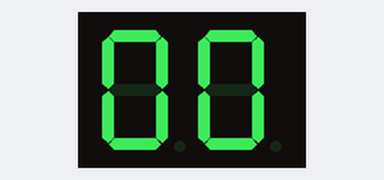
This sketch was run on a simulated Arduino Uno, built with avr-gcc and run on an emulated ATmega328P. Shown: 2-digit seven-segment display. Wiring (inferred from the names in the program): 2-digit 7-segment display, segments lit when HIGH: segments pin 4, pin 3, pin 2, pin 5, pin 6, pin 7, pin 8; digit selects pin 9, pin 10. The segment pins are drawn as the display they are named for.

Above: at 0.1 s.
At 5.1 s:
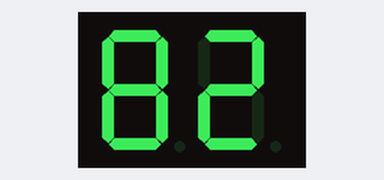
At 12.3 s:
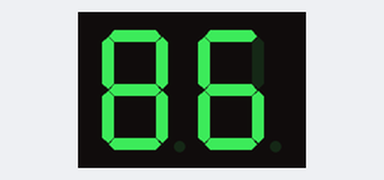
At 16.3 s:
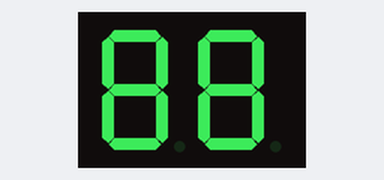
At 20.9 s:
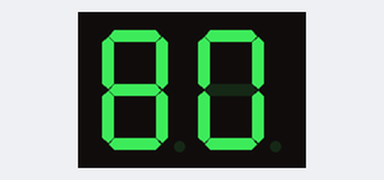
At 35.1 s:
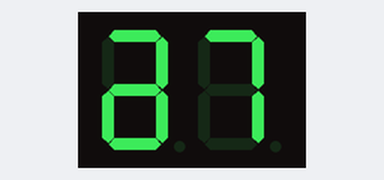

Measured:
- what the display in image 0 shows lasts 0.6 s, from 0.0 s to 0.6 s
- what the display in image 1 shows lasts 0.6 s, from 5.0 s to 5.6 s
- what the display in image 2 shows lasts 1.1 s, from 12.2 s to 13.3 s
- what the display in image 3 shows lasts 2.0 s, from 16.3 s to 18.3 s
- what the display in image 4 shows lasts 1.0 s, from 20.8 s to 21.8 s

The sketch:

LedDigitMultiplex.ino
```cpp
int nodisplays = 2;
int displays[] = {9,10};
int pins[] = {2,3,4,5,6,7,8};

byte leds[] = {B0111111,B0000011,B1011110,B1001111,B1100011,B1101101,B1111101,B0000111,B1111111,B1100111};
byte saved[] = {};

void setup() {
  for (int i=0; i < 7; i++) {
    pinMode(pins[i], OUTPUT);
  }
  for (int i=0; i < nodisplays; i++) {
    pinMode(displays[i], OUTPUT);
    saved[i] = B0000000;
  }
}

void turnoff() {
  for (int i=0; i < nodisplays; i++) {
    digitalWrite(displays[i], HIGH);
  }
}

void turnon(int display) {
   digitalWrite(displays[display], LOW);
}

void setleds(int digits) {
  int pos = 1;

  for (int i=0; i < 8; i++) {
     if (digits & pos) {
       digitalWrite(pins[i], HIGH);
     }
     else {
       digitalWrite(pins[i], LOW);
     }
     pos = (pos << 1);
  }
}

void display(int display, int digit) {
  int pos = 1;

  saved[display] = leds[digit];

  for (int d =0; d < 10; d++) {
    for (int i = 0; i < nodisplays; i++) {
      turnoff();
      setleds(saved[i]);
      turnon(i);
      delay(5);
    }
  }
}

void loop() {
  for (int d1=0; d1 <= 9; d1++) {
    for (int d2=0; d2 <= 9; d2++) {
      display(0,d1);
      display(1,d2);
    }
  }
}
```
